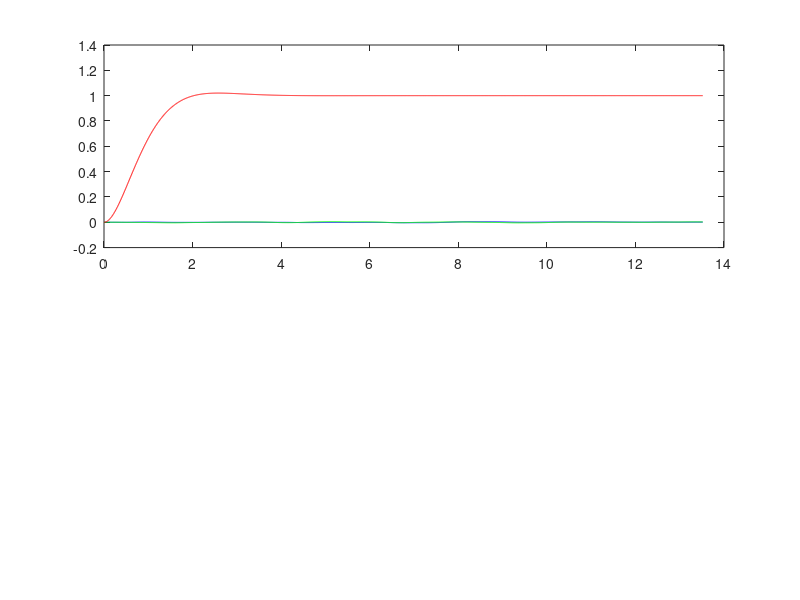

MATLAB code to generate this figure: (Note: this script raises an error after producing the figure.)
%% Data Analysis
% The following data was obtained by calculating the optimal inputs for the
% control objective, and publishing all the inputs through a feedforward
% method.

%% MPC @ [0,0,1]
% close all
% clear
% clc
% 
% load('MPC_posx.mat')
% load('MPC_posy.mat')
% load('MPC_posz.mat')
% load('MPC_time.mat')
% 
% Tindex = 1;
% 
% for i = 1:length(posz)
%     if posz(i) > 0
%         Tindex = i-1;
%         break;
%     end
% end
% 
% time = time - time(Tindex);
% desPos = [0;0;1];
% lower = desPos - 0.02*desPos;
% upper = desPos + 0.02*desPos;
% ss_index = 1;
% 
% for i = Tindex:length(posz)
%     if posz(i) < lower(3) || posz(i) > upper(3)
%         ss_index = i;
%     end
% end
% 
% settlingTime = time(ss_index);
% 
% figure('Name','MPC')
% plot(time(Tindex:end),posx(Tindex:end),'b')
% hold on
% plot(time(Tindex:end),posy(Tindex:end),'g')
% plot(time(Tindex:end),posz(Tindex:end),'r')
% xline(settlingTime,'k');
% yline(lower(3),'--k');
% yline(upper(3),'--k');
% ylim([0 1.1])
% xlabel('Time(s)')
% ylabel('Position(m)')
% legend('posx','posy','posz','settling time')
% title('MPC: Target [0,0,1]')
% 
% disp('The settling time for the MPC controller is:')
% disp(settlingTime)

%% MPC @ [0,0,1] with same gains as PD
close all
clear
clc

load('MPC3_posx.mat')
load('MPC3_posy.mat')
load('MPC3_posz.mat')
load('MPC3_time.mat')
load('MPC3_teltime.mat')
load('MPC3_mot1.mat')
load('MPC3_mot2.mat')
load('MPC3_mot3.mat')
load('MPC3_mot4.mat')

Tindex = 1;

for i = 1:length(posz)
    if posz(i) > 0
        Tindex = i-1;
        break;
    end
end

time = time - time(Tindex);
desPos = [0;0;1];
lower = desPos - 0.02*desPos;
upper = desPos + 0.02*desPos;
ss_index = 1;

for i = Tindex:length(posz)
    if posz(i) < lower(3) || posz(i) > upper(3)
        ss_index = i;
    end
end

settlingTime = time(ss_index);
mpcsettlingTime = settlingTime;

for i = 1:length(mot1)
    if mot1(i) > 0.1
        telTindex = i-1;
        break;
    end
end

teltime = teltime - teltime(telTindex);

mpcMax = max(mot1);

figure('Name','MPC')
subplot(2,1,1)
plot(time(Tindex:end),posx(Tindex:end),'b')
hold on
plot(time(Tindex:end),posy(Tindex:end),'g')
plot(time(Tindex:end),posz(Tindex:end),'r')
xline(settlingTime,'k');
yline(lower(3),'--k');
yline(upper(3),'--k');
ylim([0 1.1])
xlabel('Time(s)')
ylabel('Position(m)')
legend('posx','posy','posz','settling time')
title('MPC: Target [0,0,1]')

subplot(2,1,2)
plot(teltime(telTindex:end),mot1(telTindex:end))
hold on
plot(teltime(telTindex:end),mot2(telTindex:end))
plot(teltime(telTindex:end),mot3(telTindex:end))
plot(teltime(telTindex:end),mot4(telTindex:end))
xlabel('Time(s)')
ylabel('Motor Force(N)')
legend('motor 1','motor 2','motor 3','motor 4')

disp('The settling time for the MPC controller is:')
disp(settlingTime)

%% Rates @ [0,0,1]
clc

load('Rates_posx.mat')
load('Rates_posy.mat')
load('Rates_posz.mat')
load('Rates_time.mat')
load('Rates_teltime.mat')
load('Rates_mot1.mat')
load('Rates_mot2.mat')
load('Rates_mot3.mat')
load('Rates_mot4.mat')

Tindex = 1;

for i = 1:length(posz)
    if posz(i) > 0
        Tindex = i-1;
        break;
    end
end

time = time - time(Tindex);
desPos = [0;0;1];
lower = desPos - 0.02*desPos;
upper = desPos + 0.02*desPos;
ss_index = 1;

for i = Tindex:length(posz)
    if posz(i) < lower(3) || posz(i) > upper(3)
        ss_index = i;
    end
end

settlingTime = time(ss_index);
rates_settlingTime = settlingTime;

for i = 1:length(mot1)
    if mot1(i) > 0.1
        telTindex = i-1;
        break;
    end
end

teltime = teltime - teltime(telTindex);

ratesMax = max(mot1);

figure('Name','Rates')
subplot(2,1,1)
plot(time(Tindex:end),posx(Tindex:end),'b')
hold on
plot(time(Tindex:end),posy(Tindex:end),'g')
plot(time(Tindex:end),posz(Tindex:end),'r')
xline(settlingTime,'k');
yline(lower(3),'--k');
yline(upper(3),'--k');
ylim([0 1.1])
xlabel('Time(s)')
ylabel('Position(m)')
legend('posx','posy','posz','settling time')
title('Rates: Target [0,0,1]')

subplot(2,1,2)
plot(teltime(telTindex:end),mot1(telTindex:end))
hold on
plot(teltime(telTindex:end),mot2(telTindex:end))
plot(teltime(telTindex:end),mot3(telTindex:end))
plot(teltime(telTindex:end),mot4(telTindex:end))
xlabel('Time(s)')
ylabel('Motor Force(N)')
legend('motor 1','motor 2','motor 3','motor 4')

disp('The settling time for the MPC controller is:')
disp(settlingTime)

%% MPC @ [1,2,2]
clc

load('MPC1_posx.mat')
load('MPC1_posy.mat')
load('MPC1_posz.mat')
load('MPC1_time.mat')

Tindex = 1;

for i = 1:length(posz)
    if posz(i) > 0
        Tindex = i-1;
        break;
    end
end

time = time - time(Tindex);
desPos = [1;2;2];
lower = desPos - 0.02*desPos;
upper = desPos + 0.02*desPos;
ss_index = 1;

for i = Tindex:length(posz)
    if (posx(i) < lower(1) || posx(i) > upper(1)) ||...
            (posy(i) < lower(2) || posy(i) > upper(2)) ||...
            (posz(i) < lower(3) || posz(i) > upper(3))
        ss_index = i;
    end
end

settlingTime = time(ss_index);

figure('Name','MPC_')
plot(time(Tindex:end),posx(Tindex:end),'b')
hold on
plot(time(Tindex:end),posy(Tindex:end),'g')
plot(time(Tindex:end),posz(Tindex:end),'r')
xline(settlingTime,'k');
yline(lower(1),'--k');
yline(upper(1),'--k');
yline(lower(3),'--k');
yline(upper(3),'--k');
ylim([0 2.1])
xlabel('Time(s)')
ylabel('Position(m)')
legend('posx','posy','posz','settling time')
title('MPC: Target [1,2,2]')

disp('The settling time for the MPC controller is:')
disp(settlingTime)

%% Rates @ [1,2,2]
clc

load('Rates1_posx.mat')
load('Rates1_posy.mat')
load('Rates1_posz.mat')
load('Rates1_time.mat')

Tindex = 1;

for i = 1:length(posz)
    if posz(i) > 0
        Tindex = i-1;
        break;
    end
end

time = time - time(Tindex);
desPos = [1;2;2];
lower = desPos - 0.02*desPos;
upper = desPos + 0.02*desPos;
ss_index = 1;

for i = Tindex:length(posz)
    if (posx(i) < lower(1) || posx(i) > upper(1)) ||...
            (posy(i) < lower(2) || posy(i) > upper(2)) ||...
            (posz(i) < lower(3) || posz(i) > upper(3))
        ss_index = i;
    end
end

settlingTime = time(ss_index);

figure('Name','Rates_')
plot(time(Tindex:end),posx(Tindex:end),'b')
hold on
plot(time(Tindex:end),posy(Tindex:end),'g')
plot(time(Tindex:end),posz(Tindex:end),'r')
xline(settlingTime,'k');
yline(lower(1),'--k');
yline(upper(1),'--k');
yline(lower(3),'--k');
yline(upper(3),'--k');
ylim([0 2.1])
xlabel('Time(s)')
ylabel('Position(m)')
legend('posx','posy','posz','settling time')
title('Rates: Target [1,2,2]')

disp('The settling time for the MPC controller is:')
disp(settlingTime)

